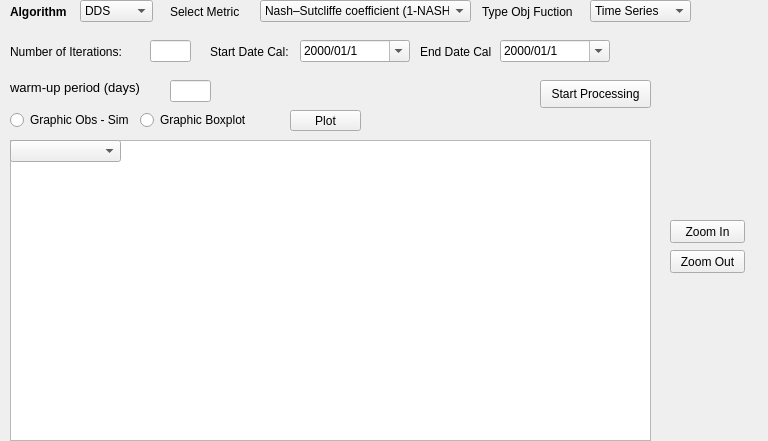
            <widget class="QWidget" name="Step4">
             <property name="geometry">
              <rect>
               <x>0</x>
               <y>0</y>
               <width>768</width>
               <height>441</height>
              </rect>
             </property>
             <attribute name="label">
              <string>Step 4 - Sediment Calibration</string>
             </attribute>
             <widget class="QComboBox" name="Tipo_Funcion_S">
              <property name="geometry">
               <rect>
                <x>590</x>
                <y>0</y>
                <width>101</width>
                <height>22</height>
               </rect>
              </property>
              <item>
               <property name="text">
                <string>Time Series</string>
               </property>
              </item>
              <item>
               <property name="text">
                <string>t-Student</string>
               </property>
              </item>
             </widget>
             <widget class="QComboBox" name="Algorithm_S">
              <property name="geometry">
               <rect>
                <x>80</x>
                <y>0</y>
                <width>73</width>
                <height>22</height>
               </rect>
              </property>
              <item>
               <property name="text">
                <string>DDS</string>
               </property>
              </item>
              <item>
               <property name="text">
                <string>LHS</string>
               </property>
              </item>
              <item>
               <property name="text">
                <string>SCE</string>
               </property>
              </item>
             </widget>
             <widget class="QLabel" name="label_19">
              <property name="geometry">
               <rect>
                <x>210</x>
                <y>44</y>
                <width>141</width>
                <height>16</height>
               </rect>
              </property>
              <property name="text">
               <string>&lt;html&gt;&lt;head/&gt;&lt;body&gt;&lt;p&gt;Start Date Cal:&lt;/p&gt;&lt;/body&gt;&lt;/html&gt;</string>
              </property>
             </widget>
             <widget class="QPlainTextEdit" name="Peformance_S">
              <property name="geometry">
               <rect>
                <x>130</x>
                <y>452</y>
                <width>191</width>
                <height>31</height>
               </rect>
              </property>
             </widget>
             <widget class="QLabel" name="label_124">
              <property name="geometry">
               <rect>
                <x>10</x>
                <y>460</y>
                <width>181</width>
                <height>16</height>
               </rect>
              </property>
              <property name="text">
               <string>&lt;html&gt;&lt;head/&gt;&lt;body&gt;&lt;p&gt;&lt;span style=&quot; font-size:9pt;&quot;&gt;Peformace Metrics:&lt;/span&gt;&lt;/p&gt;&lt;/body&gt;&lt;/html&gt;</string>
              </property>
             </widget>
             <widget class="QComboBox" name="Metricas_S">
              <property name="geometry">
               <rect>
                <x>260</x>
                <y>0</y>
                <width>211</width>
                <height>22</height>
               </rect>
              </property>
              <item>
               <property name="text">
                <string>Nash–Sutcliffe coefficient (1-NASH)</string>
               </property>
              </item>
              <item>
               <property name="text">
                <string>Index of agreement</string>
               </property>
              </item>
              <item>
               <property name="text">
                <string>Normalized absolute error</string>
               </property>
              </item>
              <item>
               <property name="text">
                <string>Correlation Coefficient</string>
               </property>
              </item>
              <item>
               <property name="text">
                <string>Coefficient of Determination</string>
               </property>
              </item>
              <item>
               <property name="text">
                <string>Mean Squared Error</string>
               </property>
              </item>
              <item>
               <property name="text">
                <string>Root Mean Squared Error</string>
               </property>
              </item>
              <item>
               <property name="text">
                <string>Mean Absolute Error</string>
               </property>
              </item>
              <item>
               <property name="text">
                <string>Relative Root Mean Squared Error</string>
               </property>
              </item>
              <item>
               <property name="text">
                <string>Composite function (NASH - IA - EAN)</string>
               </property>
              </item>
             </widget>
             <widget class="QRadioButton" name="Plot_sim_obs_S">
              <property name="geometry">
               <rect>
                <x>10</x>
                <y>110</y>
                <width>141</width>
                <height>20</height>
               </rect>
              </property>
              <property name="text">
               <string>Graphic Obs - Sim</string>
              </property>
             </widget>
             <widget class="QDateEdit" name="end_date_S">
              <property name="geometry">
               <rect>
                <x>500</x>
                <y>40</y>
                <width>110</width>
                <height>22</height>
               </rect>
              </property>
              <property name="currentSection">
               <enum>QDateTimeEdit::YearSection</enum>
              </property>
              <property name="displayFormat">
               <string>yyyy/MM/d</string>
              </property>
              <property name="calendarPopup">
               <bool>true</bool>
              </property>
              <property name="timeSpec">
               <enum>Qt::LocalTime</enum>
              </property>
             </widget>
             <widget class="QLabel" name="label_48">
              <property name="geometry">
               <rect>
                <x>10</x>
                <y>4</y>
                <width>61</width>
                <height>16</height>
               </rect>
              </property>
              <property name="text">
               <string>&lt;html&gt;&lt;head/&gt;&lt;body&gt;&lt;p&gt;&lt;span style=&quot; font-size:9pt; font-weight:600;&quot;&gt;Algorithm&lt;/span&gt;&lt;/p&gt;&lt;/body&gt;&lt;/html&gt;</string>
              </property>
             </widget>
             <widget class="QLabel" name="label_51">
              <property name="geometry">
               <rect>
                <x>482</x>
                <y>4</y>
                <width>121</width>
                <height>16</height>
               </rect>
              </property>
              <property name="text">
               <string>&lt;html&gt;&lt;head/&gt;&lt;body&gt;&lt;p&gt;&lt;span style=&quot; font-size:9pt;&quot;&gt;Type Obj Fuction&lt;/span&gt;&lt;/p&gt;&lt;/body&gt;&lt;/html&gt;</string>
              </property>
             </widget>
             <widget class="QPushButton" name="Plot_G_S">
              <property name="geometry">
               <rect>
                <x>290</x>
                <y>110</y>
                <width>71</width>
                <height>21</height>
               </rect>
              </property>
              <property name="text">
               <string>Plot</string>
              </property>
             </widget>
             <widget class="QPushButton" name="Next_Step_4">
              <property name="geometry">
               <rect>
                <x>630</x>
                <y>470</y>
                <width>101</width>
                <height>21</height>
               </rect>
              </property>
              <property name="text">
               <string>Next</string>
              </property>
             </widget>
             <widget class="QPushButton" name="Run_process_Cal_S">
              <property name="geometry">
               <rect>
                <x>540</x>
                <y>80</y>
                <width>111</width>
                <height>28</height>
               </rect>
              </property>
              <property name="text">
               <string>Start Processing</string>
              </property>
             </widget>
             <widget class="QLabel" name="label_125">
              <property name="geometry">
               <rect>
                <x>10</x>
                <y>44</y>
                <width>181</width>
                <height>16</height>
               </rect>
              </property>
              <property name="text">
               <string>&lt;html&gt;&lt;head/&gt;&lt;body&gt;&lt;p&gt;&lt;span style=&quot; font-size:9pt;&quot;&gt;Number of Iterations:&lt;/span&gt;&lt;/p&gt;&lt;/body&gt;&lt;/html&gt;</string>
              </property>
             </widget>
             <widget class="QPushButton" name="zoom_out_button_S">
              <property name="geometry">
               <rect>
                <x>670</x>
                <y>250</y>
                <width>75</width>
                <height>23</height>
               </rect>
              </property>
              <property name="text">
               <string>Zoom Out</string>
              </property>
             </widget>
             <widget class="QDateEdit" name="start_date_S">
              <property name="geometry">
               <rect>
                <x>300</x>
                <y>40</y>
                <width>110</width>
                <height>22</height>
               </rect>
              </property>
              <property name="currentSection">
               <enum>QDateTimeEdit::YearSection</enum>
              </property>
              <property name="displayFormat">
               <string>yyyy/MM/d</string>
              </property>
              <property name="calendarPopup">
               <bool>true</bool>
              </property>
              <property name="timeSpec">
               <enum>Qt::LocalTime</enum>
              </property>
             </widget>
             <widget class="QLineEdit" name="QNumIter_S">
              <property name="geometry">
               <rect>
                <x>150</x>
                <y>40</y>
                <width>41</width>
                <height>22</height>
               </rect>
              </property>
             </widget>
             <widget class="QLabel" name="label_49">
              <property name="geometry">
               <rect>
                <x>170</x>
                <y>4</y>
                <width>81</width>
                <height>16</height>
               </rect>
              </property>
              <property name="text">
               <string>&lt;html&gt;&lt;head/&gt;&lt;body&gt;&lt;p&gt;&lt;span style=&quot; font-size:9pt;&quot;&gt;Select Metric&lt;/span&gt;&lt;/p&gt;&lt;/body&gt;&lt;/html&gt;</string>
              </property>
             </widget>
             <widget class="QPushButton" name="zoom_in_button_S">
              <property name="geometry">
               <rect>
                <x>670</x>
                <y>220</y>
                <width>75</width>
                <height>23</height>
               </rect>
              </property>
              <property name="text">
               <string>Zoom In</string>
              </property>
             </widget>
             <widget class="QLabel" name="label_20">
              <property name="geometry">
               <rect>
                <x>420</x>
                <y>44</y>
                <width>131</width>
                <height>16</height>
               </rect>
              </property>
              <property name="text">
               <string>&lt;html&gt;&lt;head/&gt;&lt;body&gt;&lt;p&gt;End Date Cal&lt;/p&gt;&lt;/body&gt;&lt;/html&gt;</string>
              </property>
             </widget>
             <widget class="QGraphicsView" name="graphicsView_S">
              <property name="geometry">
               <rect>
                <x>10</x>
                <y>140</y>
                <width>641</width>
                <height>301</height>
               </rect>
              </property>
             </widget>
             <widget class="QComboBox" name="comboBox_S">
              <property name="geometry">
               <rect>
                <x>10</x>
                <y>140</y>
                <width>111</width>
                <height>22</height>
               </rect>
              </property>
             </widget>
             <widget class="QRadioButton" name="Plot_Box_S">
              <property name="geometry">
               <rect>
                <x>140</x>
                <y>110</y>
                <width>141</width>
                <height>20</height>
               </rect>
              </property>
              <property name="text">
               <string>Graphic Boxplot </string>
              </property>
             </widget>
             <widget class="QLabel" name="label_130">
              <property name="geometry">
               <rect>
                <x>10</x>
                <y>80</y>
                <width>181</width>
                <height>16</height>
               </rect>
              </property>
              <property name="text">
               <string>&lt;html&gt;&lt;head/&gt;&lt;body&gt;&lt;p&gt;&lt;span style=&quot; font-size:10pt;&quot;&gt;warm-up period (days)&lt;/span&gt;&lt;/p&gt;&lt;/body&gt;&lt;/html&gt;</string>
              </property>
             </widget>
             <widget class="QLineEdit" name="Training_Period_2">
              <property name="geometry">
               <rect>
                <x>170</x>
                <y>80</y>
                <width>41</width>
                <height>22</height>
               </rect>
              </property>
             </widget>
            </widget>
